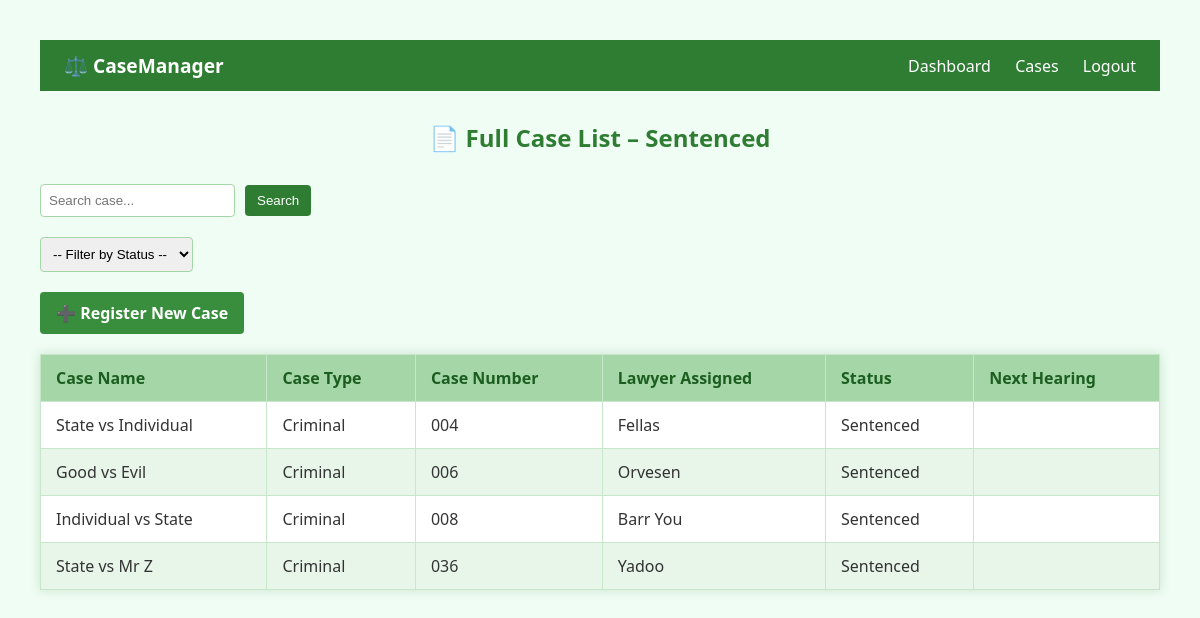
Page /cases/status/Sentenced (signed in) on the committed database.
### tables this page shows
CREATE TABLE cases (
    id INTEGER PRIMARY KEY AUTOINCREMENT,
    case_name TEXT NOT NULL,
    case_type TEXT NOT NULL,
    case_number TEXT,
    lawyer_assigned TEXT,
    status TEXT,
    next_hearing DATE,
    date_opened TEXT,
    date_closed TEXT
, court TEXT, presiding_judge TEXT, case_summary TEXT);

### app.py (the view)
@app.route('/cases/status/<status>')
def filter_by_status(status):
    if 'user' in session:
        conn = get_db_connection()
        cases = conn.execute(
            "SELECT * FROM cases WHERE status LIKE ?",
            (f"%{status}%",)
        ).fetchall()
        conn.close()
        return render_template('case_list.html', cases=cases, filter=status)
    else:
        return redirect(url_for('login'))

### app.py (called while the page is built)
def get_db_connection():
    conn = sqlite3.connect('case_management.db')
    conn.row_factory = sqlite3.Row
    return conn

### templates/case_list.html (shortened to what this page needs)
<!DOCTYPE html>
<html>
<head>
</head>
<nav class="navbar">
    <div class="nav-left">
        <span class="logo">⚖️ CaseManager</span>
    </div>
    <div class="nav-right">
        <a href="{{ url_for('dashboard') }}">Dashboard</a>
        <a href="{{ url_for('case_list') }}">Cases</a>
        {% if session.get('user') %}
            <a href="{{ url_for('logout') }}">Logout</a>
        {% endif %}
    </div>
</nav>
<body>
     <h2>📄 Full Case List{% if filter %} – {{ filter }}{% endif %}</h2>
    <form method="GET" action="{{ url_for('search_case') }}">
        <input type="text" name="query" placeholder="Search case..." required>
        <button type="submit">Search</button>
    </form>
    <form method="GET" action="{{ url_for('filter_by_status', status='Pending') }}">
     <form method="GET">
        <select name="status" onchange="this.form.action='{{ url_for('filter_by_status', status='') }}' + encodeURIComponent(this.value); this.form.submit();">
            <option value="">-- Filter by Status --</option>
        </select>
    </form>
<a href="{{ url_for('register') }}" class="register-button">➕ Register New Case</a>
    <table class="case-table">
        <thead>
            <tr>
                <th>Case Name</th>
                <th>Case Type</th>
                <th>Case Number</th>
                <th>Lawyer Assigned</th>
                <th>Status</th>
                <th>Next Hearing</th>
            </tr>
        </thead>
        <tbody>
            {% if cases %}
                {% for case in cases %}
                <tr onclick="window.location='{{ url_for('movement_history', case_number=case.case_number) }}';">
                    <td>{{ case.case_name }}</td>
                    <td>{{ case.case_type }}</td>
                    <td>{{ case.case_number }}</td>
                    <td>{{ case.lawyer_assigned }}</td>
                    <td>{{ case.status }}</td>
                    <td>{{ case.next_hearing }}</td>
                </tr>
                {% endfor %}
            {% else %}
                <tr>
                    <td colspan="6" style="text-align:center; color:#888;">No cases found for this filter.</td>
                </tr>
            {% endif %}
        </tbody>
    </table>
</body>
</html>

### templates/case_list.html (style rules this page uses)
body { font-family: 'Segoe UI', sans-serif; background-color: #f0fdf4; color: #333; margin: 40px; }
h2 { text-align: center; color: #2e7d32; margin-bottom: 30px; }
form { margin-bottom: 20px; display: flex; gap: 10px; align-items: center; }
input[type="text"], select { padding: 8px; border: 1px solid #a5d6a7; border-radius: 4px; }
button { padding: 8px 12px; background-color: #2e7d32; color: white; border: none; border-radius: 4px; cursor: pointer; }
.register-button { display: inline-block; margin-bottom: 20px; padding: 10px 16px; background-color: #388e3c; color: white; text-decoration: none; border-radius: 4px; font-weight: bold; transition: background-color 0.3s ease; }
.navbar { display: flex; justify-content: space-between; align-items: center; background-color: #2e7d32; padding: 12px 24px; color: white; font-family: 'Segoe UI', sans-serif; margin-bottom: 30px; }
.nav-left .logo { font-size: 1.2em; font-weight: bold; }
.nav-right a { color: white; text-decoration: none; margin-left: 20px; font-weight: 500; transition: color 0.3s ease; }
.case-table { width: 100%; border-collapse: collapse; box-shadow: 0 0 10px rgba(46, 125, 50, 0.2); background-color: #ffffff; }
.case-table th, .case-table td { padding: 12px 15px; border: 1px solid #c8e6c9; text-align: left; }
.case-table th { background-color: #a5d6a7; color: #1b5e20; font-weight: bold; }
.case-table tr:nth-child(even) { background-color: #e8f5e9; }

### rows in the picture
cases: case_name "State vs Individual", case_type "Criminal", case_number "004", lawyer_assigned "Fellas", status "Sentenced"
cases: case_name "Good vs Evil", case_type "Criminal", case_number "006", lawyer_assigned "Orvesen", status "Sentenced"
cases: case_name "Individual vs State", case_type "Criminal", case_number "008", lawyer_assigned "Barr You", status "Sentenced"
cases: case_name "State vs Mr Z", case_type "Criminal", case_number "036", lawyer_assigned "Yadoo", status "Sentenced"

### other values in the picture
{{ filter }} "Sentenced"
